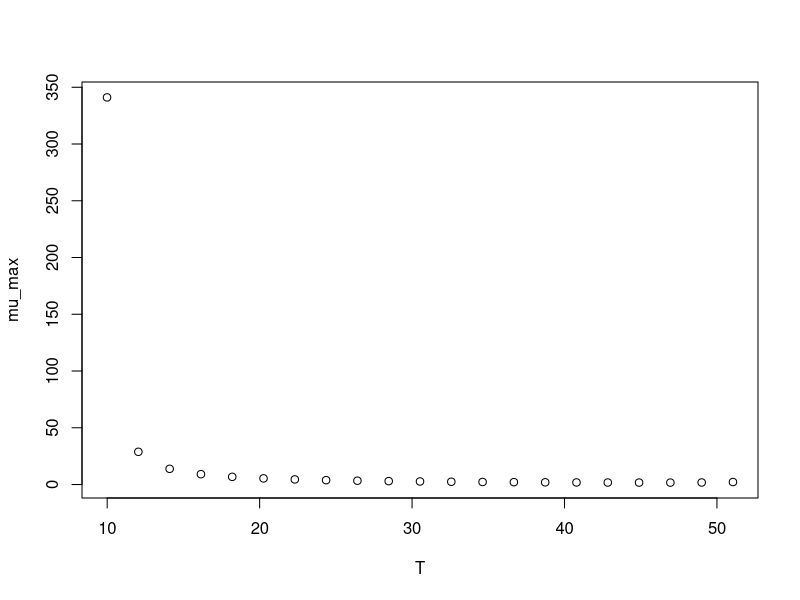

Generate this figure with R:
#############################
# start of Parameter script
#############################
T <- seq(9.99000999000999,51.051,length.out=21)
#############################
# end of Parameter script
#############################
############################# 
# start of Model script Gropin ID 1160 
#############################
 
# constant coefficients for this model
 
variables <- data.frame(T)
argumentsPar <- expand.grid(variables)
 
# heart of the model
response_surface <- function(T) {
   mumax <-((sqrt(0.050^2)*sqrt((T-10.15)^2)*sqrt((sqrt(1-exp(0.238*(T-53))))^2))^(-1))*log(1+(1/0.0699))

return(mumax=mumax)
} 

# output parameters
mumax <- cbind(argumentsPar,response_surface(argumentsPar['T']))
colnames(mumax) <- c(colnames(argumentsPar),'mumax')
#############################
# End of Model script
#############################
############################# 
# start of Visualisation script Gropin ID 1160 
#############################
plot(T,mumax$mumax,
                          xlab='T',
                          ylab='mu_max')
#############################
# End of Visualisation script
#############################
